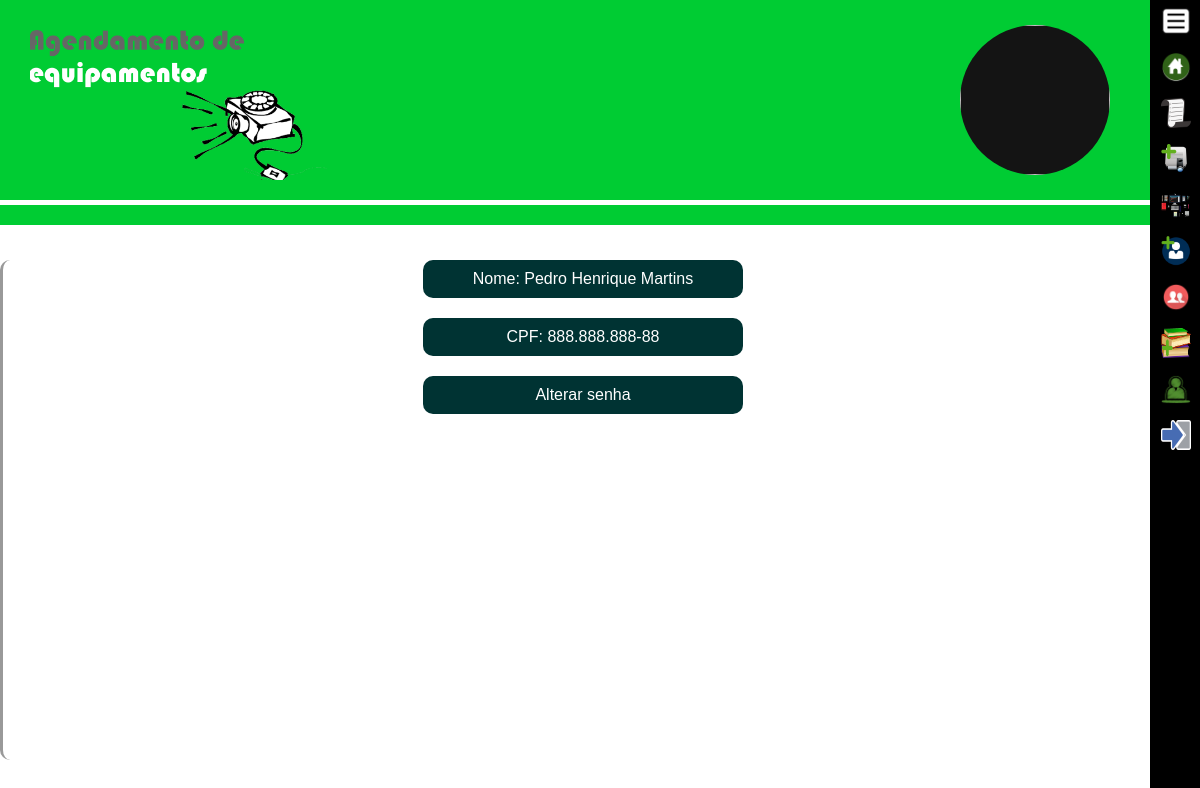
/html/adm/dados/dadosPessoais.php (signed in), run on the app's committed database.
### tables this page shows
CREATE TABLE `usuario` (
  `CPF` varchar(14) NOT NULL,
  `NOME` varchar(45) NOT NULL,
  `SOBRENOME` varchar(45) NOT NULL,
  `FOTO` varchar(200) NOT NULL,
  `SENHA` varchar(45) NOT NULL,
  `ATIVO` tinyint(1) DEFAULT NULL,
  `PERMISSAO` tinyint(4) NOT NULL,
  `EMAIL` varchar(200) NOT NULL
);

### html/adm/dados/dadosPessoais.php (the view, shortened to what this page needs)
<!DOCTYPE html PUBLIC "-//W3C//DTD XHTML 1.0 Transitional//EN" "http://www.w3.org/TR/xhtml1/DTD/xhtml1-transitional.dtd">
<html xmlns="http://www.w3.org/1999/xhtml">
<head>
<link rel="stylesheet" type="text/css" href="../../../css/styleusuariocomum.css" />
<?php
include_once('../../../php/conexao.php');
$cpf = $_SESSION['CPF'];
$permissao = $_SESSION['PERMISSAO'];
if(isset($cpf) && $permissao == 1){
?>
</head>
<body>
<header class="banner">
	<div class="loga">
    </div>
    <img class="perfil" src="<?php echo $_SESSION['FOTO']?>" draggable="false">
</header>
<div class="linha"></div>
<nav>
	<ul>
    	<li><img src="../../../img/menu.png" class="imgMenu" id="menuH" draggable="false" style="cursor: pointer;"></li>
    	<li><a href="../../administrador"><img src="../../../img/home.png" class="imgMenu" draggable="false"><p class="legenda" >Home</p></a></li>
    	<li><a href="listar"><img src="../../../img/list.png" class="imgMenu" draggable="false"><p class="legenda" >Agendamentos</p></a></li>
    	<li><a href="../add/add"><img src="../../../img/addEquipamento.png" class="imgMenu" draggable="false"><p class="legenda" >Add Equipamentos</p></a></li>
        <li><a href="equipamentos"><img src="../../../img/list.Equipamentos.png" class="imgMenu" draggable="false"><p class="legenda" >Listar Equipamentos</p></a></li>
    	<li><a href="../add/professor"><img src="../../../img/addUser.png" class="imgMenu" draggable="false"><p class="legenda" >Add Professor</p></a></li>
        <li><a href="professores"><img src="../../../img/listProfessor.png" class="imgMenu" draggable="false"><p class="legenda" >Listar Professores</p></a></li>
    	<li><a href="../add/curso"><img src="../../../img/addCurso.png" class="imgMenu" draggable="false"><p class="legenda" >Add Curso</p></a></li>
    	<li><img src="../../../img/user-icon.png" class="imgMenu" draggable="false"><p class="legenda">Dados pessoais</p></li>
    	<li><a href="../../../php/sair.php"><img src="../../../img/sair.png" class="imgMenu" draggable="false"><p class="legenda">Sair</p></a></li>
    </ul>
</nav>
<main>
<div class="janelas">
    <div class="janelaHome">
        <div class="contentDados">
            <?php
                $sql = "SELECT * FROM USUARIO WHERE CPF = '$cpf'";
                $query = mysqli_query($con,$sql);
                $row = mysqli_fetch_array($query);
            ?>
            <div class="dadosPessoais">
                <p>Nome:
                    <?php
                        echo $row['NOME']." ".$row['SOBRENOME'];
                    ?>
                </p>
            </div>
            <div class="dadosPessoais">
                <p>CPF:
                    <?php
						echo $row['CPF'];
                    ?>
                </p>
            </div>
            <div class="dadosPessoais">
                <p ><A id="update" style="cursor: pointer;">Alterar senha</A>
                </p>
            </div>
        </div>
    </div>
</div>
</main>
<link rel="stylesheet" type="text/css" href="../../../jquery-ui-1.12.1/jquery-ui-1.12.1/jquery-ui.css">
</body>
</html>
<?php
}else{
	session_destroy();
	header('location:../../../');
	}
?>

### css/styleusuariocomum.css (style rules this page uses)
* { margin:0 auto; padding:0 auto; }
body { background-color:#FFF; font-family:Verdana, Geneva, sans-serif }
.banner { width:100%; height:130px; position:relative; background-color:#0C3 }
ul { list-style:none }
nav { width:50px; height:100%; position:fixed; top:0px; right:0px; float:right; background-color:#000; list-style:none; z-index:999 }
.imgMenu { position:relative; left:-35px; padding:6px; width:30px; height:30px; margin:0 auto; margin-bottom:0px; }
.loga { position:relative; top: 10%; left:30px; width:330px; height:160px; background-image:url(../img/loga2.png); background-repeat:no-repeat; background-size:60%; }
.linha { width:100%; height:20px; position:relative; top:5px; background-color:#0C3 }
main { position:relative; top:10px; width:100%; margin-bottom:50px; }
.janelas { position:relative; top:30px; width:100%; height:500px; margin-bottom:80px; border-radius:10px; }
.janelaHome { position:absolute; width:100%; height:100%; }
a { text-decoration:none }
.perfil { width:70px; height:70px; background-color:#141414; position:absolute; top:20px; right:60px; border-radius:75px; }
.dadosPessoais { width:100%; background-color:#033; color:#FFF; border-radius:10px; text-align:center; position:relative; padding:10px; left:-10%; margin-bottom:20px; display:block; }
.contentDados { width:80%; position:relative; }
#update { text-decoration:none; color:#FFF; }
@media only screen and (min-width: 769px) { * { margin:0 } }
@media only screen and (min-width: 769px) { body { background-color:#FFF; font-family:Verdana, Geneva, sans-serif } }
@media only screen and (min-width: 769px) { .banner { width:100%; height:200px; position:relative; background-color:#0C3 } }
@media only screen and (min-width: 769px) { ul { list-style:none } }
@media only screen and (min-width: 769px) { nav { width:50px; height:100%; position:fixed; top:0px; right:0px; float:right; background-color:#000; list-style:none; z-index:999 } }
@media only screen and (min-width: 769px) { .imgMenu { position:relative; left:-35px; padding:6px; width:30px; height:30px; margin:0 auto; margin-bottom:0px; } }
@media only screen and (min-width: 769px) { .loga { position:relative; top: 10%; left:30px; width:330px; height:160px; background-image:url(../img/loga2.png); background-repeat:no-repeat; background-size:90%; } }
@media only screen and (min-width: 769px) { .linha { width:100%; height:20px; position:relative; top:5px; background-color:#0C3 } }
@media only screen and (min-width: 769px) { main { position:relative; top:10px; width:100%; min-height:500px; } }
@media only screen and (min-width: 769px) { .janelas { position:relative; top:30px; width:100%; height:500px; margin-bottom:80px; border-radius:10px; } }
@media only screen and (min-width: 769px) { .janelaHome { position:absolute; width:100%; height:100%; border-radius:10px; border-left:3px solid #999999; border-right:3px solid #999999; } }
@media only screen and (min-width: 769px) { a { text-decoration:none } }
@media only screen and (min-width: 769px) { .perfil { width:150px; height:150px; background-color:#141414; position:absolute; top:25px; left:80%; border-radius:75px; } }
@media only screen and (min-width: 769px) { .dadosPessoais { width:100%; background-color:#033; color:#FFF; border-radius:10px; text-align:center; position:relative; padding:10px; margin-bottom:20px; display:block; } }
@media only screen and (min-width: 769px) { .contentDados { width:300px; position:relative; margin:0 auto; } }
@media only screen and (min-width: 769px) { #update { text-decoration:none; color:#FFF; } }

### data on the page
usuario: NOME "Pedro Henrique", SOBRENOME "Martins", CPF "888.888.888-88"
